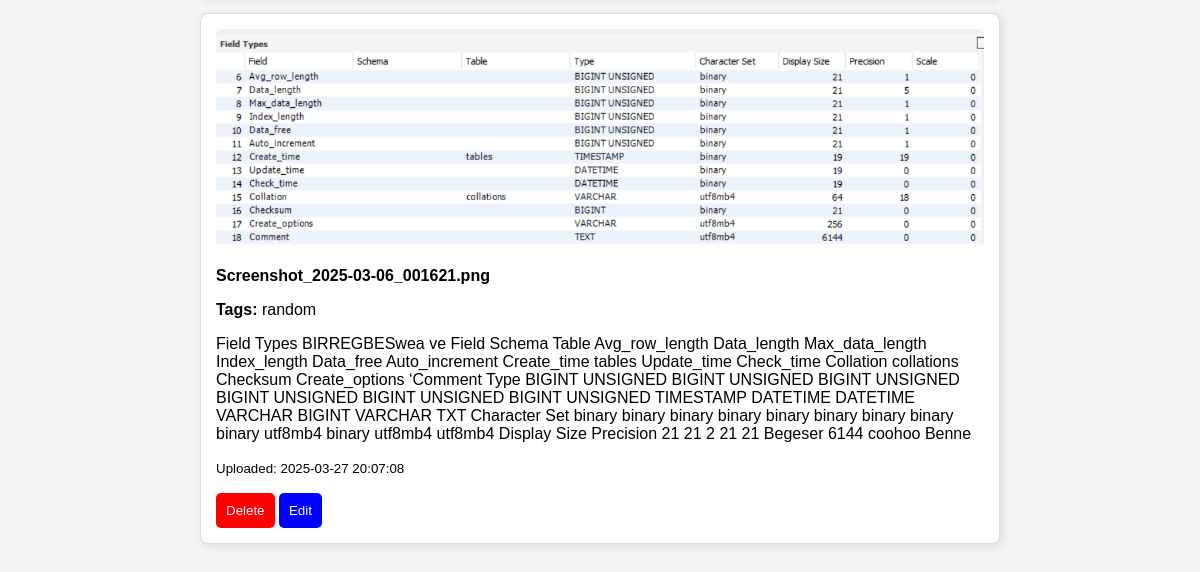
Page / (signed in, lower part) on the earlier database version.
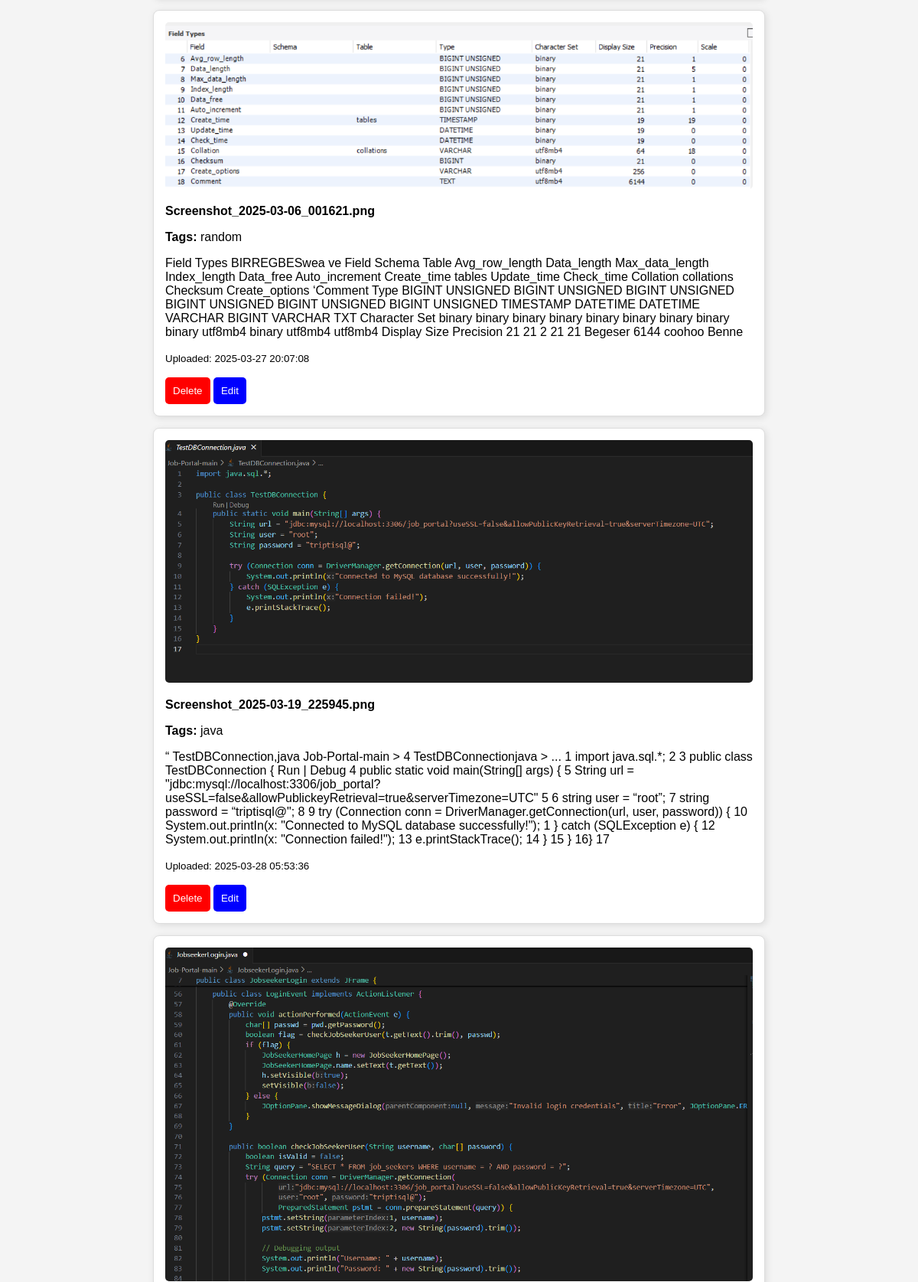
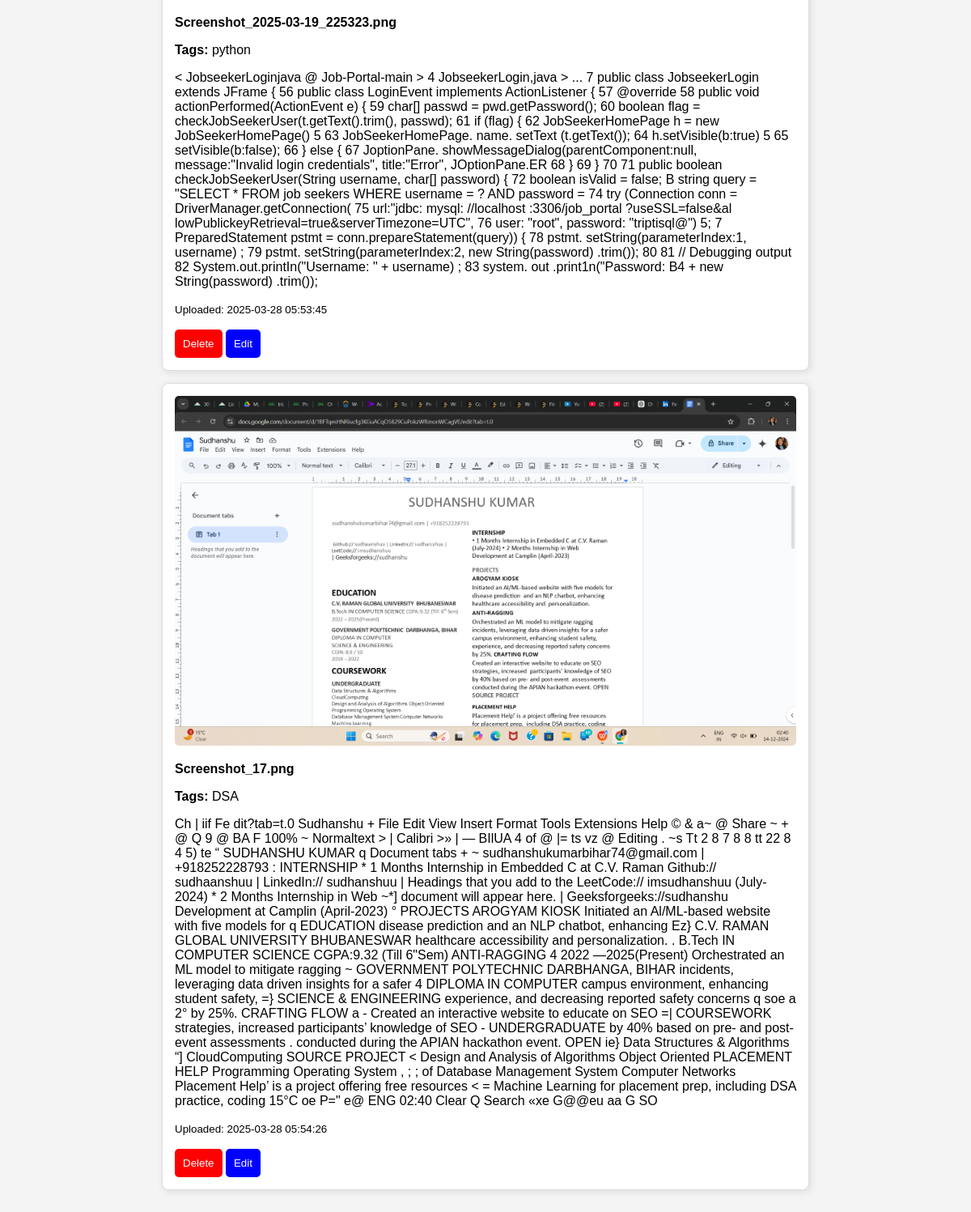
Same page on the later database version (2 pictures, top to bottom).
### auth.py (models this page shows)
class Note(db.Model):
    id = db.Column(db.Integer, primary_key=True)
    user_id = db.Column(db.Integer, db.ForeignKey('user.id'), nullable=False)
    filename = db.Column(db.String(255), nullable=False)
    extracted_text = db.Column(db.Text, nullable=False)
    tags = db.Column(db.String(255), nullable=False)
    upload_date = db.Column(db.DateTime, default=db.func.current_timestamp())

### auth.py (the view, shortened to what this page needs)
@app.route('/', methods=['GET', 'POST'])
def index():
    if 'user_id' not in session:
        flash('Please log in first!', 'error')
        return redirect(url_for('login'))
    search_query = request.args.get('search', '').strip()
    if search_query:
        notes = Note.query.filter(
            (Note.tags.ilike(f"%{search_query}%")) |  # Search by tags
            (Note.extracted_text.ilike(f"%{search_query}%"))  # Search by text
        ).filter_by(user_id=session['user_id']).all()
        if not notes:
            flash("No results found for your search!", "error")
    else:
      notes = Note.query.filter_by(user_id=session['user_id']).all()
    return render_template('index.html', notes=notes)

### templates/index.html (shortened to what this page needs)
<!DOCTYPE html>
<html lang="en">
<head>
</head>
<body>
    <div class="container">
        {% if notes %}
        {% for note in notes %}
        <div class="note">
            <img src="{{ url_for('static', filename='uploads/' + note.filename) }}" alt="{{ note.filename }}">
            <p><strong>{{ note.filename }}</strong></p>
            <p><strong>Tags:</strong> {{ note.tags }}</p>
            <p>{{ note.extracted_text }}</p>
            <p><small>Uploaded: {{ note.upload_date }}</small></p>
            <form action="{{ url_for('delete_note', note_id=note.id) }}" method="POST" style="display: inline;">
                <button type="submit" class="delete-btn">Delete</button>
            </form>
            <a href="{{ url_for('edit_note', note_id=note.id) }}">
                <button type="button" class="edit-btn">Edit</button>
            </a>
        </div>
        {% endfor %}
        {% else %}
            <p>No such tags available.</p>
        {% endif %}
    </div>
</body>
</html>

### templates/index.html (style rules this page uses)
body { font-family: 'Poppins', sans-serif; margin: 0; padding: 0; background-color: #f4f4f4; }
.container { max-width: 800px; margin: auto; padding: 20px; text-align: center; }
.note { border: 1px solid #ddd; padding: 15px; margin-bottom: 15px; text-align: left; background-color: white; border-radius: 8px; box-shadow: 2px 2px 10px rgba(0,0,0,0.1); }
.note img { max-width: 100%; height: auto; border-radius: 5px; }
button { padding: 10px; border: none; cursor: pointer; border-radius: 5px; transition: 0.3s; }
.delete-btn { background-color: red; color: white; }
.edit-btn { background-color: blue; color: white; }

Differences in the rows shown:
added Note: filename (picture), filename "Screenshot_2025-03-19_225945.png", tags "java", extracted_text "“ TestDBConnection,java Job-Portal-main > 4 TestDBConnectionjava > ... 1 import java.sql.*; 2 3 public class TestDBConnection { Run | Debug 4 public static void main(String[] args) { 5 String url = \"jdbc:mysql://localhost:3306/job_portal?useSSL=false&allowPublickeyRetrieval=true&serverTimezone=UTC\" 5 6 string user = “root”; 7 string password = “triptisql@\"; 8 9 try (Connection conn = DriverManager.getConnection(url, user, password)) { 10 System.out.printIn(x: \"Connected to MySQL database successfully!\"); 1 } catch (SQLException e) { 12 System.out.printIn(x: \"Connection failed!\"); 13 e.printStackTrace(); 14 } 15 } 16} 17", upload_date "2025-03-28 05:53:36"
added Note: filename (picture), filename "Screenshot_2025-03-19_225323.png", tags "python", extracted_text "< JobseekerLoginjava @ Job-Portal-main > 4 JobseekerLogin,java > ... 7 public class JobseekerLogin extends JFrame { 56 public class LoginEvent implements ActionListener { 57 @override 58 public void actionPerformed(ActionEvent e) { 59 char[] passwd = pwd.getPassword(); 60 boolean flag = checkJobSeekerUser(t.getText().trim(), passwd); 61 if (flag) { 62 JobSeekerHomePage h = new JobSeekerHomePage() 5 63 JobSeekerHomePage. name. setText (t.getText()); 64 h.setVisible(b:true) 5 65 setVisible(b:false); 66 } else { 67 JoptionPane. showMessageDialog(parentComponent:null, message:\"Invalid login credentials\", title:\"Error\", JOptionPane.ER 68 } 69 } 70 71 public boolean checkJobSeekerUser(String…", upload_date "2025-03-28 05:53:45"
added Note: filename (picture), filename "Screenshot_17.png", tags "DSA", extracted_text "Ch | iif Fe dit?tab=t.0 Sudhanshu + File Edit View Insert Format Tools Extensions Help © & a~ @ Share ~ + @ Q 9 @ BA F 100% ~ Normaltext > | Calibri >» | — BIlUA 4 of @ |= ts vz @ Editing . ~s Tt 2 8 7 8 8 tt 22 8 4 5) te “ SUDHANSHU KUMAR q Document tabs + ~ sudhanshukumarbihar74@gmail.com | +918252228793 : INTERNSHIP * 1 Months Internship in Embedded C at C.V. Raman Github:// sudhaanshuu | LinkedIn:// sudhanshuu | Headings that you add to the LeetCode:// imsudhanshuu (July-2024) * 2 Months Internship in Web ~*] document will appear here. | Geeksforgeeks://sudhanshu Development at Camplin (April-2023) ° PROJECTS AROGYAM KIOSK Initiated an Al/ML-based website with five models for q…", upload_date "2025-03-28 05:54:26"
